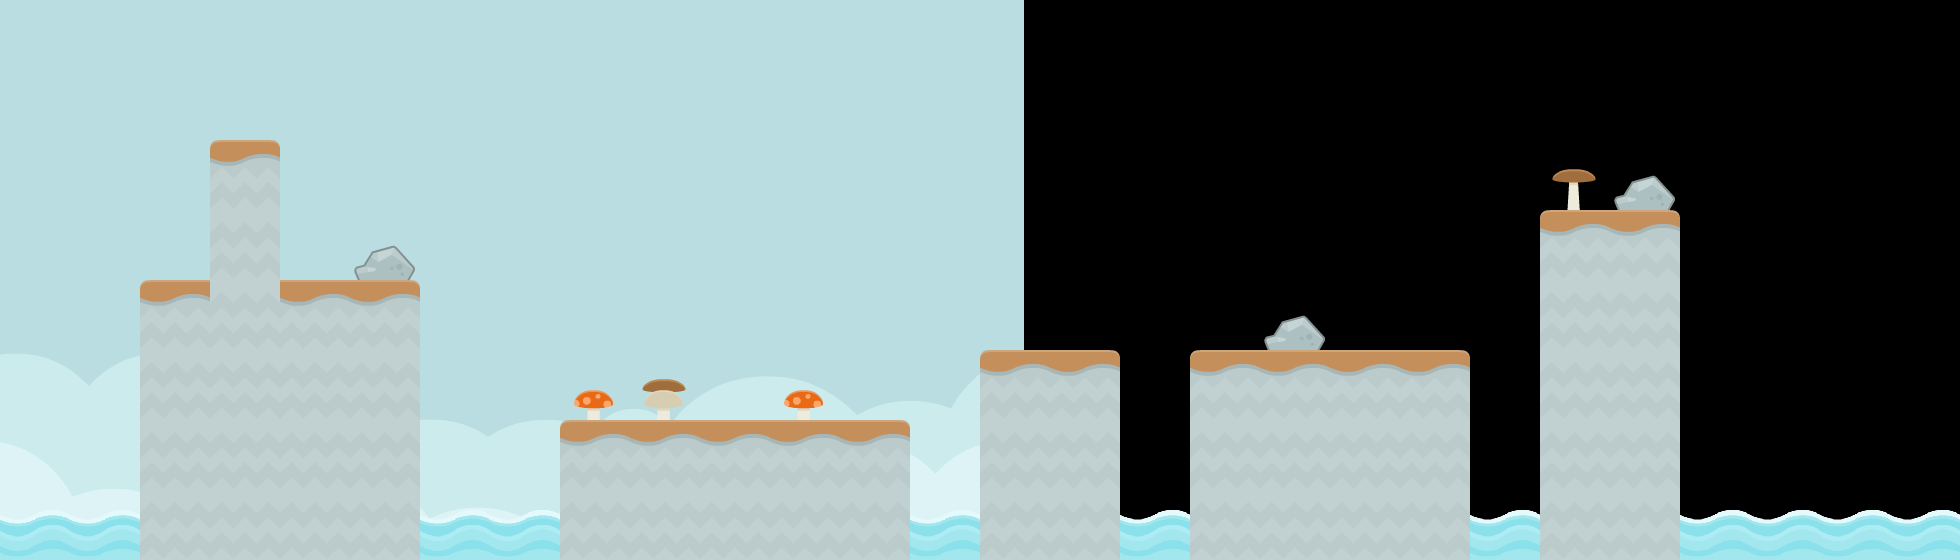

The image is a tile-based game level rendered from a .tmx file. Its description and source (layers, tilesets, objects; grid data summarised) follow:
An orthogonal 28x8 tile map with 70x70 px tiles, 3 tile layers (tiles_background, tiles_terrain, tiles_foreground), 2 image layers and 14 objects (6x DIRT, 4x clickable, start, target, flier, ...).

<map version="1.0" orientation="orthogonal" renderorder="right-down" width="28" height="8" tilewidth="70" tileheight="70" nextobjectid="208">
 <properties>
  <property name="blocks" value="wood_square_small_triangle_left,wood_square_small_triangle_left,stone_pyramid,stone_small_triangle_right" />
  <property name="music" value="happy_level" />
 </properties>
 <tileset firstgid="1" name="tiles" tilewidth="70" tileheight="70" spacing="4" margin="2" tilecount="117">
  <image source="../../graphics/tiles.png" width="962" height="666" />
  <tile id="114">
   <animation>
    <frame tileid="114" duration="100" />
    <frame tileid="115" duration="100" />
    <frame tileid="116" duration="100" />
    <frame tileid="115" duration="100" />
   </animation>
  </tile>
 </tileset>
 <imagelayer name="background_b" x="1024" y="-299">
  <image source="../../graphics/backgrounds/blue_shroom.png" />
 </imagelayer>
 <imagelayer name="background_a" y="-300">
  <image source="../../graphics/backgrounds/blue_grass.png" />
 </imagelayer>
 <layer name="tiles_background" width="30" height="8">
  <data>[240 cells, 16 non-empty, 4 distinct tile ids]</data>
 </layer>
 <layer name="tiles_terrain" width="30" height="8">
  <data>[240 cells, 56 non-empty, 5 distinct tile ids]</data>
 </layer>
 <layer name="tiles_foreground" width="30" height="8">
  <data>[240 cells, 3 non-empty, 3 distinct tile ids]</data>
 </layer>
 <objectgroup name="terrain">
  <object id="197" type="DIRT" x="140" y="280">
   <polygon points="0,0 280,0 280,280 0,280" />
  </object>
  <object id="198" type="DIRT" x="210" y="140">
   <polygon points="0,0 70,0 70,140 0,140" />
  </object>
  <object id="199" type="DIRT" x="560" y="420">
   <polygon points="0,0 350,0 350,140 0,140" />
  </object>
  <object id="200" type="DIRT" x="980" y="350">
   <polygon points="0,0 140,0 140,210 0,210" />
  </object>
  <object id="201" type="DIRT" x="1190" y="350">
   <polygon points="0,0 280,0 280,210 0,210" />
  </object>
  <object id="203" type="DIRT" x="1540" y="210">
   <polygon points="0,0 140,0 140,350 0,350" />
  </object>
 </objectgroup>
 <objectgroup name="entities">
  <properties>
   <property name="blocks" value="wood_square_small_triangle_left,stone_square_small_triangle_left,stone_square" />
   <property name="music" value="happy_level" />
  </properties>
  <object id="4" name="start" type="start" x="682.5" y="350" width="70" height="70" />
  <object id="5" name="target" type="target" x="1330" y="280" width="70" height="70" />
  <object id="196" type="flier" x="630" y="262.5" width="350" height="140">
   <properties>
    <property name="skin" value="fly" />
   </properties>
  </object>
  <object id="204" type="clickable" x="647.5" y="367.5" width="35" height="35">
   <properties>
    <property name="effect" value="mushroom_white" />
   </properties>
  </object>
  <object id="205" type="clickable" x="1557.5" y="157.5" width="35" height="35">
   <properties>
    <property name="effect" value="mushroom_brown" />
   </properties>
  </object>
  <object id="206" type="clickable" x="577.5" y="385" width="35" height="35">
   <properties>
    <property name="effect" value="mushroom_red" />
   </properties>
  </object>
  <object id="207" type="clickable" x="787.5" y="385" width="35" height="35">
   <properties>
    <property name="effect" value="mushroom_red" />
   </properties>
  </object>
 </objectgroup>
 <objectgroup name="background_effects">
  <object id="11" type="effect_clouds" x="350" y="0" width="1540" height="140" />
 </objectgroup>
 <objectgroup name="foreground_effects" />
 <objectgroup name="npc" />
</map>
